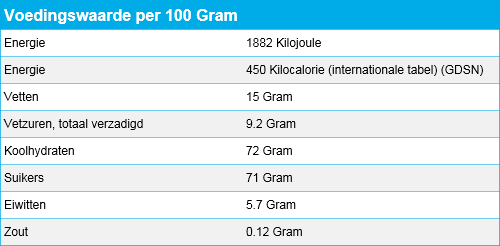
#> input picture nutrient-ocr-knn/imgs/VOED000059000.png, 500 x 246 px
$ python -i row.py   (imports and definitions only)   (Python 2 division)
#> lines starting #> are read from the running program, lines starting #| are printed output that depends on the picture
#> further down, picture is the input picture: shape (246, 500, 3); mean B, G, R 240.1, 232.3, 209.5
import numpy
import cv2

# Single row in nutrient table
class Row:
    def __init__(self, img):
        self.img = img
        self.__segments_cached = None

    # name is just left half
    def name_img(self):
        return self.img[:, :self.__xsplit()]

    # horizontal split point
    def __xsplit(self):
        return int(self.img.shape[1] * 0.48)

    # unit and value are in right half
    def __unitvalue_img(self):
        return self.img[:, self.__xsplit():]
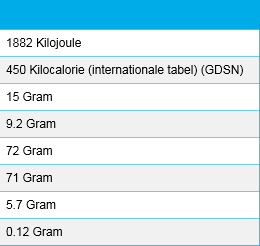
#> returned value: shape (246, 260, 3); mean of channels 0, 1, 2 239.4, 231, 206.5; drawn as B, G, R

    # value is first segment of right half
    def value_img(self):
        segments = self.__segments()[0:(self.__unit_idx())]
        x,y,w,h = self.__bb_of_rects(segments)
        return self.__unitvalue_img()[y:(y+h), x:(x+w)]

    # unit is combined rest segments of right half
    def unit_img(self):
        segments = self.__segments()[(self.__unit_idx()):]
        x,y,w,h = self.__bb_of_rects(segments)
        return self.__unitvalue_img()[y:(y+h), x:(x+w)]

    def __segments(self):
        if self.__segments_cached is None:
            img = self.__unitvalue_img()
            # merge characters into word blobs
            d = int(img.shape[1]/60)
#> d = 4
            ret, img2 = cv2.threshold(cv2.blur(img, (d,d)), 240, 255, cv2.THRESH_BINARY)
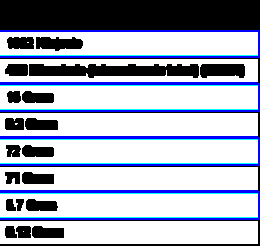
#> img2: shape (246, 260, 3); mean of channels 0, 1, 2 190.8, 170.3, 163.1; drawn as B, G, R
            #img2 = cv2.erode(img, None)
            # segment
#> (the run stopped early here; a loop or call above may not have finished)

$ run again, on nutrient-ocr-knn/imgs/VOED000660000.png
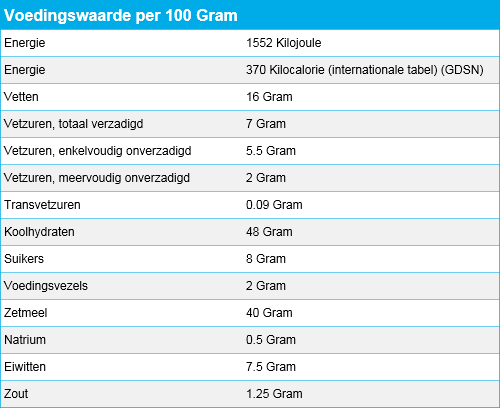
#> input picture nutrient-ocr-knn/imgs/VOED000660000.png, 500 x 408 px
#> picture is the input picture: shape (408, 500, 3); mean B, G, R 240.1, 234.9, 219.5
#> in __unitvalue_img, `return self.img[:, self.__xsplit():]`:
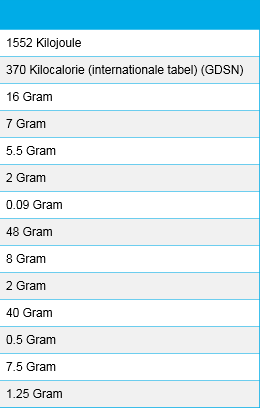
#> returned value: shape (408, 260, 3); mean of channels 0, 1, 2 241, 235.4, 219; drawn as B, G, R
#> in __segments, `ret, img2 = cv2.threshold(cv2.blur(img, (d,d)), 240, 255, cv2.THRESH_B..`:
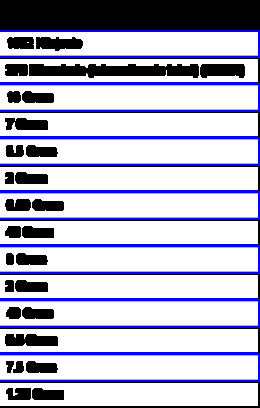
#> img2: shape (408, 260, 3); mean of channels 0, 1, 2 207.2, 185.1, 177; drawn as B, G, R

$ run again, on nutrient-ocr-knn/imgs/VOED007476000.png
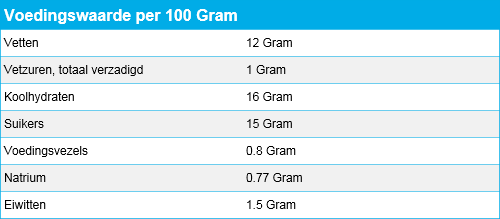
#> input picture nutrient-ocr-knn/imgs/VOED007476000.png, 500 x 219 px
#> picture is the input picture: shape (219, 500, 3); mean B, G, R 241.6, 233, 208
#> in __unitvalue_img, `return self.img[:, self.__xsplit():]`:
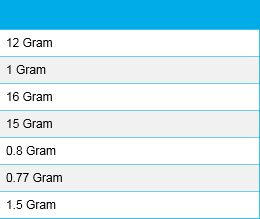
#> returned value: shape (219, 260, 3); mean of channels 0, 1, 2 242.5, 233.3, 206.3; drawn as B, G, R
#> in __segments, `ret, img2 = cv2.threshold(cv2.blur(img, (d,d)), 240, 255, cv2.THRESH_B..`:
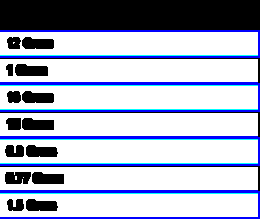
#> img2: shape (219, 260, 3); mean of channels 0, 1, 2 200.4, 177.5, 170.5; drawn as B, G, R

$ run again, on nutrient-ocr-knn/imgs/VOED034523000.png
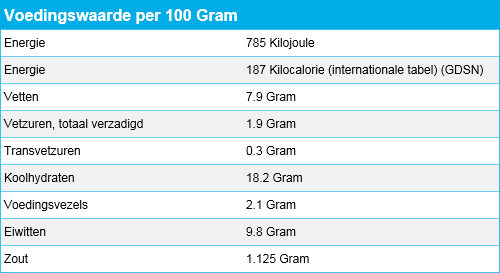
#> input picture nutrient-ocr-knn/imgs/VOED034523000.png, 500 x 273 px
#> picture is the input picture: shape (273, 500, 3); mean B, G, R 240.6, 233.5, 212.6
#> in __unitvalue_img, `return self.img[:, self.__xsplit():]`:
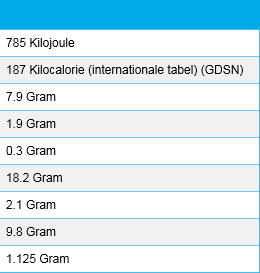
#> returned value: shape (273, 260, 3); mean of channels 0, 1, 2 240.4, 232.7, 210.2; drawn as B, G, R
#> in __segments, `ret, img2 = cv2.threshold(cv2.blur(img, (d,d)), 240, 255, cv2.THRESH_B..`:
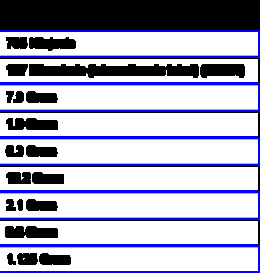
#> img2: shape (273, 260, 3); mean of channels 0, 1, 2 196.7, 173.5, 166.1; drawn as B, G, R
